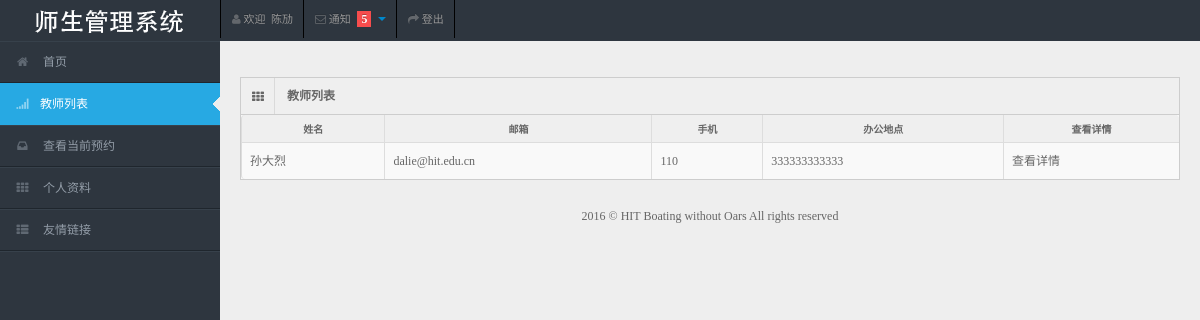
The app's page /appointment/list/ (signed in) with its own data.
### authentication/models.py (models this page shows, shortened)
class MyUser(models.Model):
    user = models.OneToOneField(User)
    name = models.CharField(max_length=64)
    identity = models.IntegerField(default=1)

class TeacherInfo(models.Model):
    teacher_id = models.CharField(max_length=16)
    e_mail = models.EmailField()
    cellphone = models.CharField(max_length=64, blank=True)
    cell_private = models.BooleanField(default=False)
    address = models.CharField(max_length=256)
    description = models.TextField()
    myuser = models.OneToOneField(MyUser)

### appointment/views.py (the view)
class TeacherListView(LoginRequiredMixin, UserPassesTestMixin, FrontMixin, ListView):
    model = MyUser
    context_object_name = 'teacher_list'
    login_url = reverse_lazy('login')
    template_name = 'appointment/list.html'
    redirect_field_name = 'denied'
    def test_func(self):
        return self.request.user.myuser.identity == 1
    def get_queryset(self):
        return MyUser.objects.filter(identity=2)
    def get_context_data(self, **kwargs):
        context = super(TeacherListView, self).get_context_data(**kwargs)
        context['active'] = 'list'
        return context

### authentication/mixin.py (called while the page is built)
    def get_context_data(self, **kwargs):
        context = super(AuthMixin, self).get_context_data(**kwargs)
        if self.request.user.is_authenticated():
            myuser = self.request.user.myuser
            context['myuser'] = myuser
        return context

### link/mixin.py (called while the page is built)
    def get_context_data(self, **kwargs):
        context = super(LinkMixin, self).get_context_data(**kwargs)
        context['link_list'] = Link.objects.all()
        return context

### website/mixin.py (called while the page is built)
    def get_context_data(self, **kwargs):
        return super(FrontMixin, self).get_context_data(**kwargs)

### templates/appointment/list.html (shortened to what this page needs)
{% extends 'website/base.html' %}
{% load staticfiles %}
{% block content %}
    <div class="container-fluid">
        <div class="row-fluid">
            <div class="span12">
                <div class="widget-box">
                    <div class="widget-title"><span class="icon"> <i class="icon-th"></i> </span>
                        <h5>教师列表</h5>
                    </div>
                    <div class="widget-content nopadding">
                        <table class="table table-bordered table-striped">
                            <thead>
                            <tr>
                                <th>姓名</th>
                                <th>邮箱</th>
                                <th>手机</th>
                                <th>办公地点</th>
                                <th>查看详情</th>
                            </tr>
                            </thead>
                            <tbody>
                            {% for teacher in teacher_list %}
                            <tr class="odd gradeX">
                                <td>{{ teacher.name }}</td>
                                <td>{{ teacher.teacherinfo.e_mail }}</td>
                                <td>{{ teacher.teacherinfo.cellphone }}</td>
                                <td>{{ teacher.teacherinfo.address }}</td>
                                <td><a href="{% url 'myuser-detail' teacher.pk %}">查看详情</a></td>
                            </tr>
                            {% endfor %}
                            </tbody>
                        </table>
                    </div>
                </div>
            </div>
        </div>
    </div>
{% endblock %}

### templates/website/base.html (shortened to what this page needs)
{% load staticfiles %}
<!DOCTYPE html>
<html lang="zh-CN">
<head>
    <link rel="stylesheet" href="{% static 'css/bootstrap.min.css' %}"/>
    <link rel="stylesheet" href="{% static 'css/bootstrap-responsive.min.css' %}"/>
    <link rel="stylesheet" href="{% static 'css/fullcalendar.css' %}"/>
    <link rel="stylesheet" href="{% static 'css/matrix-style.css' %}"/>
    <link rel="stylesheet" href="{% static 'css/matrix-media.css' %}"/>
    <link href="{% static 'font-awesome/css/font-awesome.css' %}" rel="stylesheet"/>
    <link rel="stylesheet" href="{% static 'css/jquery.gritter.css' %}"/>
    <link href="{% static 'css/google.css' %}" rel='stylesheet' type='text/css'>
</head>
<body>
<div id="header">
    <h1><a href="#" style="background: url({% static 'img/logo.png' %}) no-repeat scroll 0 0 transparent;">教师管理系统</a>
    </h1>
</div>
<div id="user-nav" class="navbar navbar-inverse">
    <ul class="nav">
        <li class="" id="profile-messages"><a title="" href="{% url 'detail' %}"><i
                class="icon icon-user"></i> <span class="text">欢迎 &nbsp;{{ myuser.name }}</span></a>
        </li>
        <li class="" id="menu-messages"><a href="#" data-toggle="dropdown" data-target="#menu-messages"
                                           class="dropdown-toggle"><i class="icon icon-envelope"></i> <span
                class="text">通知</span> <span class="label label-important">5</span> <b class="caret"></b></a>
        </li>
        <li class=""><a href="{% url 'logout' %}"><i class="icon icon-share-alt"></i> <span
                class="text">登出</span></a>
        </li>
    </ul>
</div>
<div id="sidebar"><a href="#" class="visible-phone"> Dashboard</a>
    <ul>
        <li id="index"><a href="{% url 'index' %}"><i class="icon icon-home"></i> <span>首页</span></a></li>
        <li id="list"><a href="{% url 'list' %}"><i class="icon icon-signal"></i><span>教师列表</span></a></li>
        <li id="history"><a href=""><i class="icon icon-inbox"></i> <span>查看当前预约</span></a></li>
        <li id="detail"><a href="{% url 'detail' %}"><i class="icon icon-th"></i> <span>个人资料</span></a></li>
        <li class="submenu"><a href="#"><i class="icon icon-th-list"></i> <span>友情链接</span></a>
        </li>
    </ul>
</div>
<div id="content">
    {% block content %}
    {% endblock %}
    <div class="row-fluid">
        <div id="footer" class="span12"> 2016 &copy; HIT Boating without Oars All rights reserved</div>
    </div>
</div>
</body>
</html>

### website/static/css/matrix-style.css (style rules this page uses)
* { outline:none !important; -moz-outline: none !important; font-family: "Microsoft YaHei UI"; }
html, body { height:100% }
body { overflow-x: hidden; margin-top: -10px; font-family: 'Open Sans', sans-serif; font-size:12px; color:#666; }
a { color:#666; }
select, textarea, input[type="text"], input[type="password"], input[type="datetime"], input[type="datetime-local"], input[type="date"], input[type="month"], input[type="time"], input[type="week"], input[type="number"], input[type="email"], input[type="url"], input[type="search"], input[type="tel"], input[type="color"], .uneditable-input, .label, .dropdown-menu, .btn, .well, .progress, .table-bordered, .btn-group > .btn:first-child, .btn-group > .btn:last-child, .btn-group > .btn:last-child, .btn-group > .dropdown-toggle, .alert { border-radius:0px; }
#footer { padding:10px; text-align:center; }
.label-important, .badge-important { background:#f74d4d; }
#header { position: relative; width: 100%; z-index: -9; }
#header h1 { height: 31px; left: 20px; line-height: 600px; overflow: hidden; position: relative; top: 10px; width: 191px; }
#header h1 a { display: block; }
#user-nav { position: absolute; left: 220px; top:0px; z-index: 20; margin: 0; }
#user-nav > ul { margin: 0; padding: 0; list-style: none; border-right: 1px solid #2e363f;border-left: 1px solid #000; }
#user-nav > ul > li { float: left; list-style-type: none; margin: 0; position: relative; padding: 0; border-left: 1px solid #2e363f; border-right: 1px solid #000; }
#user-nav > ul > li > a { padding:9px 10px; display: block; font-size: 11px; }
#user-nav > ul > li > a > i, #sidebar li a i { opacity: .5; margin-top: 2px; }
#user-nav > ul > li > a > .label { vertical-align: middle; padding: 1px 4px 1px; margin: -2px 4px 0; display: inline-block; }
#sidebar { display: block; float: left; position: relative; width: 220px; z-index: 16; }
#sidebar > ul { list-style: none; margin: 0px 0 0; padding: 0; position: absolute; width: 220px; }
#sidebar > ul > li { display: block; position: relative; }
#sidebar > ul > li > a { padding: 10px 0 10px 15px; display: block; color: #939da8; }
#sidebar > ul > li > a > i { margin-right: 10px; }
#sidebar > ul > li.active > a { background: url("../img/menu-active.png") no-repeat scroll right center transparent !important; text-decoration:none; }
#content { background: none repeat scroll 0 0 #eeeeee; margin-left: 220px; margin-right: 0; padding-bottom: 25px; position: relative; min-height:100%; width: auto; }
.container-fluid .row-fluid:first-child { margin-top: 20px; }
.widget-box { background: none repeat scroll 0 0 #F9F9F9; border-left: 1px solid #CDCDCD; border-top: 1px solid #CDCDCD; border-right: 1px solid #CDCDCD; clear: both; margin-top: 16px; margin-bottom: 16px; position: relative; }
.widget-title, .modal-header, .table th, div.dataTables_wrapper .ui-widget-header { background:#efefef; border-bottom: 1px solid #CDCDCD; height: 36px; }
.widget-title span.icon { padding: 9px 10px 7px 11px; float: left; border-right:1px solid #dadada; }
.widget-title h5 { color: #666; float: left; font-size: 12px; font-weight: bold; padding: 12px; line-height: 12px; margin: 0; }
.widget-content { padding:15px; border-bottom: 1px solid #cdcdcd; }
.table th { height: auto; font-size: 10px; padding: 5px 10px 2px; border-bottom: 0; text-align: center; color: #666666; }
.nopadding { padding: 0 !important; }
.nopadding .table { margin-bottom: 0; }
.nopadding .table-bordered { border: 0; }

### website/static/css/matrix-media.css (style rules this page uses)
body { background:#2E363F; }
#header { margin-top:10px; }
#sidebar > ul { border-bottom: 1px solid #37414b }
#sidebar > ul > li { border-top: 1px solid #37414b; border-bottom: 1px solid #1f262d; }
#sidebar > ul > li.active { background-color: #27a9e3; border-bottom: 1px solid #27a9e3; border-top: 1px solid #27a9e3; }
#sidebar > ul > li.active a { color:#fff; text-decoration:none; }

### records on screen
MyUser: name "陈劢"
MyUser: name "孙大烈", teacherinfo.e_mail "dalie@hit.edu.cn", teacherinfo.cellphone "110", teacherinfo.address "333333333333"
